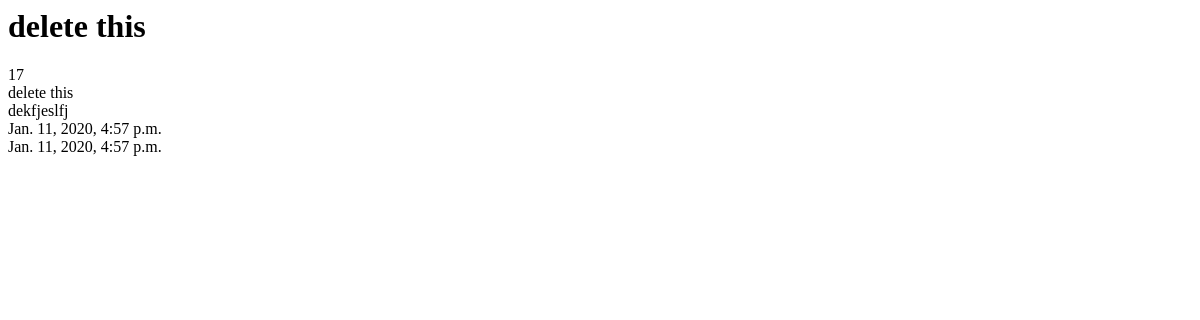
Page /posts/17/ on the earlier database version.
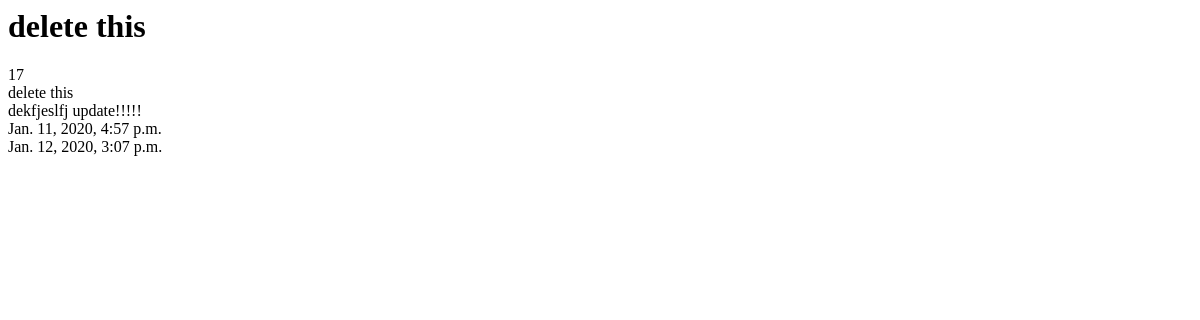
Same page on the later database version.
### posts/models.py (models this page shows, shortened)
class Post(models.Model):
    title =  models.CharField(max_length=200)
    content = models.TextField()
    timestamp = models.DateTimeField(auto_now=False, auto_now_add=True)
    updated = models.DateTimeField(auto_now=True, auto_now_add=False)

### posts/views.py (the view)
# urls.py: path('<int:id>/', views.post_detail),
def post_detail(request, id=None):
    instance = get_object_or_404(Post, id=id)
    context = {
    "title": instance.title,
    "instance": instance,
    }
    return render(request, "post_detail.html", context)

### templates/post_detail.html
<html>
<body>
<h1>{{ title }}</h1>
{{instance.id}}<br/>
{{instance.title}}<br/>
{{instance.content}}<br/>
{{instance.timestamp}}<br/>
{{instance.updated}}<br/>
</body>

Differences in the rows shown:
changed Post "delete this": content "dekfjeslfj" → "dekfjeslfj update!!!!!"; updated "Jan. 11, 2020, 4:57 p.m." → "Jan. 12, 2020, 3:07 p.m."
